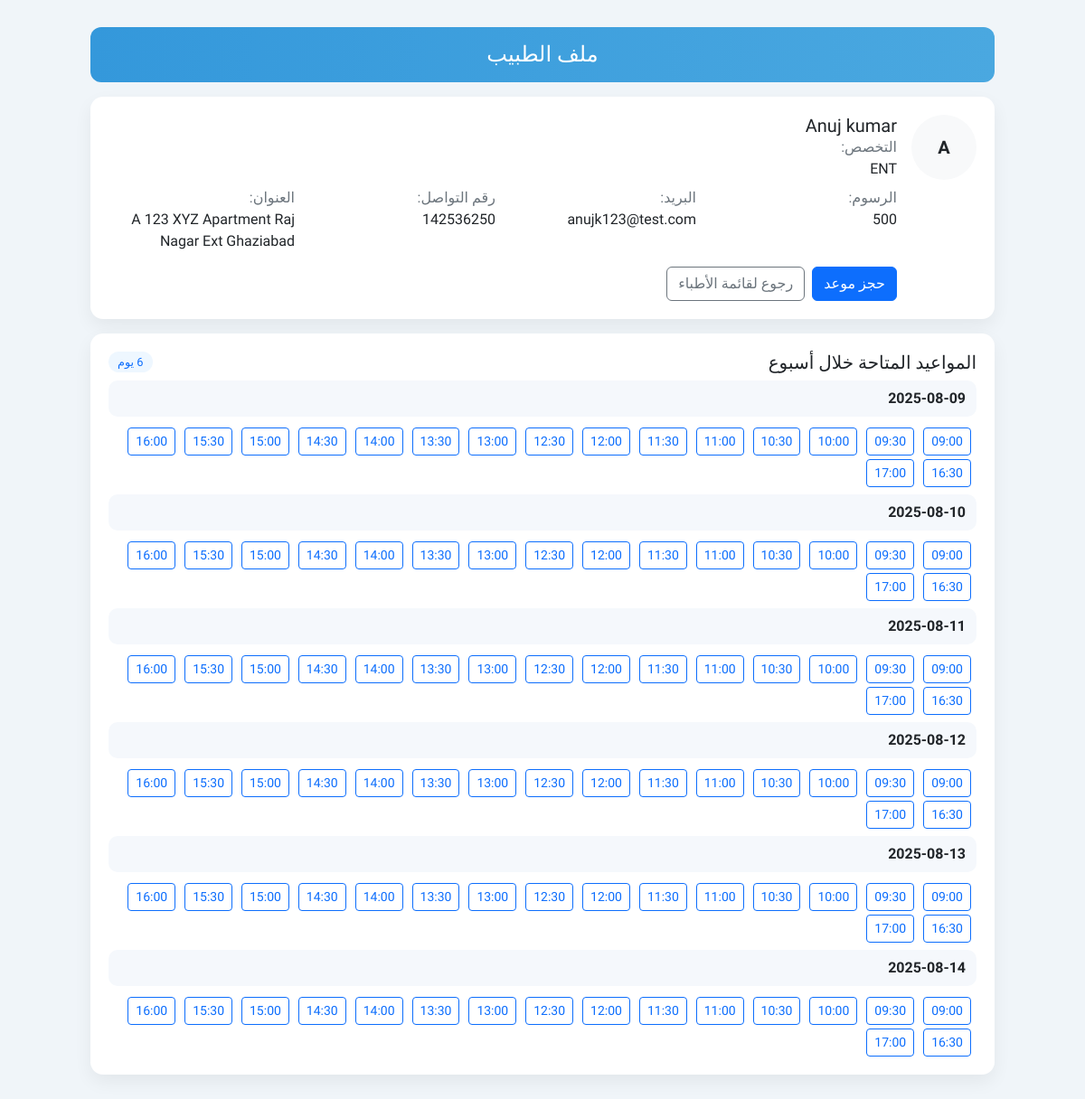
The page /hospital/hms/doctor-profile.php?id=1 on the database its author committed.
### tables this page shows
CREATE TABLE `doctors` (
  `id` int(11) NOT NULL,
  `specilization` varchar(255) DEFAULT NULL,
  `doctorName` varchar(255) DEFAULT NULL,
  `address` longtext DEFAULT NULL,
  `docFees` varchar(255) DEFAULT NULL,
  `contactno` bigint(11) DEFAULT NULL,
  `docEmail` varchar(255) DEFAULT NULL,
  `password` varchar(255) DEFAULT NULL,
  `creationDate` timestamp NULL DEFAULT current_timestamp(),
  `updationDate` timestamp NULL DEFAULT NULL ON UPDATE current_timestamp()
);

### hospital/hms/doctor-profile.php (the view, shortened to what this page needs)
<?php
include('include/config.php');
$docId = isset($_GET['id']) ? (int)$_GET['id'] : 0;
$stmt = mysqli_prepare($con, "SELECT id, doctorName, specilization, address, docFees, contactno, docEmail, creationDate, updationDate FROM doctors WHERE id = ? LIMIT 1");
mysqli_stmt_bind_param($stmt, 'i', $docId);
mysqli_stmt_execute($stmt);
$res = mysqli_stmt_get_result($stmt);
$doc = mysqli_fetch_assoc($res);
$today = new DateTime('today');
$end   = (new DateTime('today'))->modify('+7 days');
$booked = [];
function build_slots($date) {
  $open = new DateTime("$date 09:00");
  $close= new DateTime("$date 17:00");
  $slots = [];
  for ($t = clone $open; $t <= $close; $t->modify('+30 minutes')) {
    $slots[] = $t->format('H:i');
  }
  return $slots;
}
$availableByDay = [];
$loop = new DatePeriod($today, new DateInterval('P1D'), $end);
foreach ($loop as $day) {
  $d = $day->format('Y-m-d');
  $all = build_slots($d);
  $avail = [];
  foreach ($all as $time) {
    if (!isset($booked[$d][$time])) $avail[] = $time;
  }
  if ($d === date('Y-m-d')) {
    $now = new DateTime();
    $avail = array_values(array_filter($avail, function($t) use ($d, $now) {
      return new DateTime("$d $t") > $now;
    }));
  }
  if ($avail) $availableByDay[$d] = $avail;
}
?>
<!DOCTYPE html>
<html lang="ar" dir="rtl">
<head>
  <link href="https://cdn.jsdelivr.net/npm/bootstrap@5.3.2/dist/css/bootstrap.min.css" rel="stylesheet">
</head>
<body>
<div class="container-narrow">
  <div class="header">
    <h4 class="m-0">ملف الطبيب</h4>
  </div>
  <div class="card-clean mb-3">
    <div class="d-flex align-items-start gap-3">
      <div class="rounded-circle bg-light d-flex align-items-center justify-content-center" style="width:72px;height:72px;">
        <span style="font-weight:700;font-size:20px;"><?php echo mb_substr($doc['doctorName'],0,1,'UTF-8'); ?></span>
      </div>
      <div class="flex-grow-1">
        <h5 class="m-0"><?php echo htmlspecialchars($doc['doctorName']); ?></h5>
        <div class="label">التخصص:</div>
        <div class="mb-2"><?php echo htmlspecialchars($doc['specilization']); ?></div>
        <div class="row g-3">
          <div class="col-md-3">
            <div class="label">الرسوم:</div>
            <div><?php echo htmlspecialchars($doc['docFees']); ?></div>
          </div>
          <div class="col-md-3">
            <div class="label">البريد:</div>
            <div><?php echo htmlspecialchars($doc['docEmail']); ?></div>
          </div>
          <div class="col-md-3">
            <div class="label">رقم التواصل:</div>
            <div><?php echo htmlspecialchars($doc['contactno']); ?></div>
          </div>
          <div class="col-md-3">
            <div class="label">العنوان:</div>
            <div><?php echo nl2br(htmlspecialchars($doc['address'])); ?></div>
          </div>
        </div>
        <div class="mt-3 d-flex gap-2">
          <a href="book-appointment.php?doctor=<?php echo (int)$doc['id']; ?>" class="btn btn-primary">
            حجز موعد
          </a>
          <a href="doctors.php?spec=<?php echo urlencode($doc['specilization']); ?>" class="btn btn-outline-secondary">
            رجوع لقائمة الأطباء
          </a>
        </div>
      </div>
    </div>
  </div>
  <div class="card-clean">
    <div class="d-flex justify-content-between align-items-center mb-2">
      <h5 class="m-0">المواعيد المتاحة خلال أسبوع</h5>
      <span class="badge-soft"><?php echo count($availableByDay); ?> يوم</span>
    </div>
    <?php if (!empty($availableByDay)): ?>
      <?php foreach ($availableByDay as $date => $times): ?>
        <div class="day-head">
          <strong><?php echo date('Y-m-d', strtotime($date)); ?></strong>
        </div>
        <div class="mt-2">
          <?php foreach ($times as $t):
              $link = "book-appointment.php?doctor={$doc['id']}&date=".urlencode($date)."&time=".urlencode($t);
          ?>
            <a href="<?php echo $link; ?>" class="btn btn-sm btn-outline-primary slot-btn">
              <?php echo htmlspecialchars($t); ?>
            </a>
          <?php endforeach; ?>
        </div>
      <?php endforeach; ?>
    <?php else: ?>
      <div class="alert alert-info m-0">لا توجد مواعيد متاحة خلال الأسبوع القادم. يرجى المحاولة لاحقًا.</div>
    <?php endif; ?>
  </div>
</div>
</body>
</html>

### hospital/hms/doctor-profile.php (style rules this page uses)
body { font-family:'Tajawal',sans-serif;background:#f0f5f9 }
.container-narrow { max-width:1000px;margin:30px auto }
.card-clean { background:#fff;border-radius:14px;box-shadow:0 8px 20px rgba(0,0,0,.06);padding:20px }
.header { background:linear-gradient(90deg,#3498db,#4aa8e0);color:#fff;border-radius:12px;padding:16px 18px;margin-bottom:16px;text-align:center }
.label { color:#6c757d }
.slot-btn { margin:4px 6px 0 0 }
.day-head { background:#f5f8fc;border-radius:10px;padding:8px 12px;margin-top:8px }
.badge-soft { background:#eef7ff;color:#0d6efd;border-radius:30px;padding:2px 10px;font-size:.8rem }

### rows shown on the page
doctors: doctorName "A", doctorName "Anuj kumar", specilization "ENT", docFees "500", docEmail "anujk123@test.com", contactno "142536250", address "A 123 XYZ Apartment Raj Nagar Ext Ghaziabad"

### other values the page prints
date('Y-m-d', strtotime($date)) "2025-08-09"
$t "09:00"
$t "09:30"
$t "10:00"
$t "10:30"
$t "11:00"
$t "11:30"
$t "12:00"
$t "12:30"
$t "13:00"
$t "13:30"
$t "14:00"
$t "14:30"
$t "15:00"
$t "15:30"
